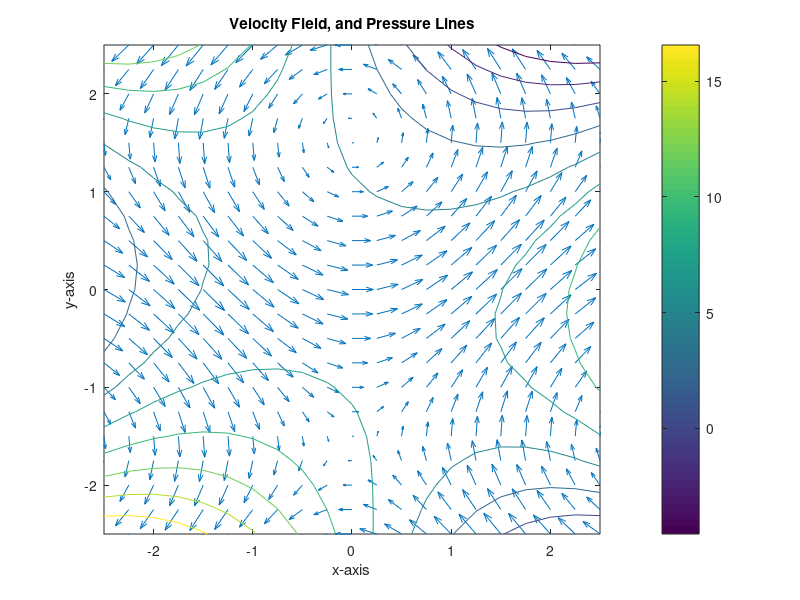

Source code (MATLAB):
%% HW05 part A - Velocity Field
% adapted from (jose lopez salinas)'s solution 
% Setup
clear;
close all;

% create points to visualize
xyLim  = 2.5;
xyStep = xyLim/10;
[x, y] = meshgrid(-xyLim : xyStep : xyLim);

VectorX = cos(y); % vector in the x direction
VectorY = sin(x); % vector in the y direction

V = sqrt(VectorX.^2 + VectorY.^2);
PHI = 6 + x.^3 / 3 - y.^2 .* x - y;
[Dx, Dy] = gradient(V, 0.2, 0.2);

% Display
figure;
quiver(x, y, VectorX, VectorY);
hold on;
contour(x, y, PHI);
colorbar;
hold off;
xlabel('x-axis');
ylabel('y-axis');
title('Velocity Field, and Pressure Lines');